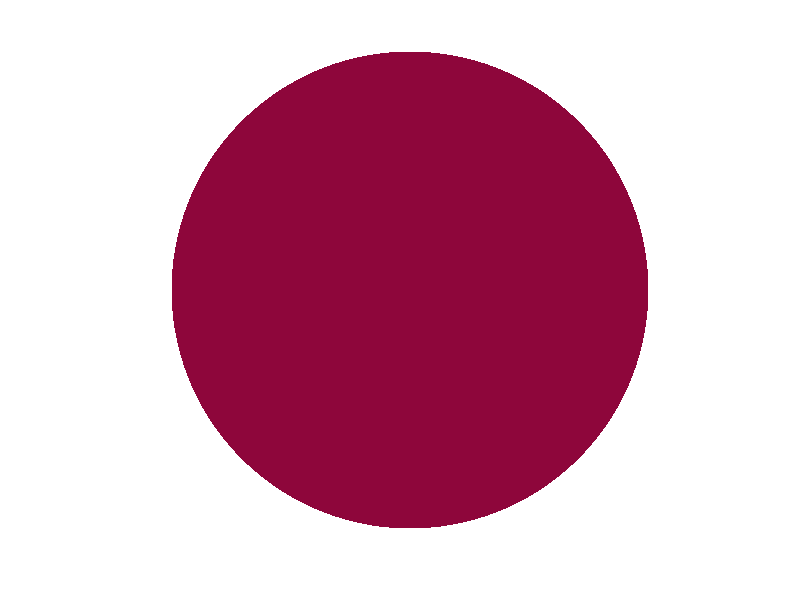

This figure's R source:
p <- terra::vect(data.frame(x = 0, y = 0), geom = c("x", "y"))
b <- terra::buffer(p, width = 100, quadsegs = 2500)

png(
  filename = "extras/favicon.png",
  width = 1000,
  height = 1000,
  units = "px",
  res = 300
)

par(mar = c(0, 0, 0, 0), mai = c(0, 0, 0, 0), bg = "transparent")

terra::plot(b, border = NA, col = "#8E063B", axes = FALSE)

dev.off()
